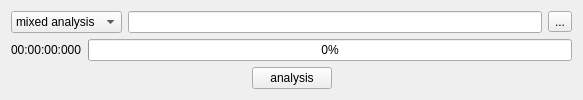
<?xml version="1.0" encoding="UTF-8"?>
<ui version="4.0">
 <class>AnalysisTools</class>
 <widget class="QWidget" name="AnalysisTools">
  <property name="geometry">
   <rect>
    <x>0</x>
    <y>0</y>
    <width>583</width>
    <height>99</height>
   </rect>
  </property>
  <property name="windowTitle">
   <string>AnalysisTools</string>
  </property>
  <layout class="QVBoxLayout" name="verticalLayout">
   <item>
    <layout class="QHBoxLayout" name="horizontalLayout">
     <item>
      <widget class="QComboBox" name="fileformat_cmb">
       <item>
        <property name="text">
         <string>mixed analysis</string>
        </property>
       </item>
      </widget>
     </item>
     <item>
      <widget class="QLineEdit" name="filepath_edt"/>
     </item>
     <item>
      <widget class="QToolButton" name="select_btn">
       <property name="text">
        <string>...</string>
       </property>
      </widget>
     </item>
    </layout>
   </item>
   <item>
    <layout class="QHBoxLayout" name="horizontalLayout_3">
     <item>
      <widget class="QLabel" name="time_lb">
       <property name="text">
        <string>00:00:00:000</string>
       </property>
      </widget>
     </item>
     <item>
      <widget class="QProgressBar" name="progressBar">
       <property name="maximum">
        <number>10000</number>
       </property>
       <property name="value">
        <number>0</number>
       </property>
      </widget>
     </item>
    </layout>
   </item>
   <item>
    <layout class="QHBoxLayout" name="horizontalLayout_2">
     <item>
      <spacer name="horizontalSpacer">
       <property name="orientation">
        <enum>Qt::Horizontal</enum>
       </property>
       <property name="sizeHint" stdset="0">
        <size>
         <width>40</width>
         <height>20</height>
        </size>
       </property>
      </spacer>
     </item>
     <item>
      <widget class="QPushButton" name="analysis_btn">
       <property name="text">
        <string>analysis</string>
       </property>
      </widget>
     </item>
     <item>
      <spacer name="horizontalSpacer_2">
       <property name="orientation">
        <enum>Qt::Horizontal</enum>
       </property>
       <property name="sizeHint" stdset="0">
        <size>
         <width>40</width>
         <height>20</height>
        </size>
       </property>
      </spacer>
     </item>
    </layout>
   </item>
  </layout>
 </widget>
 <layoutdefault spacing="6" margin="11"/>
 <resources/>
 <connections/>
</ui>
